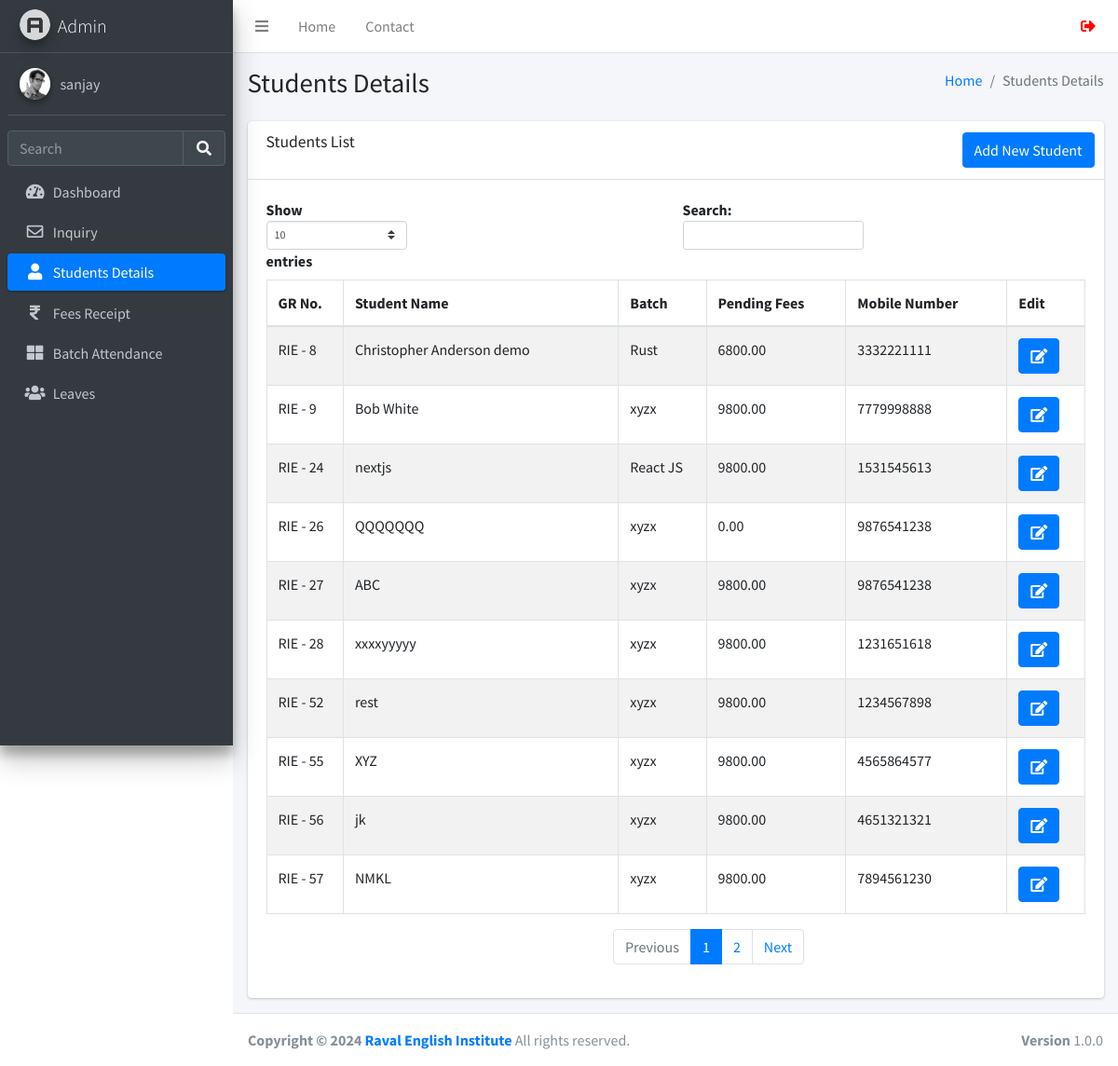
/studentsdetails.php (signed in), run on the app's committed database.
### tables this page shows
CREATE TABLE `users` (
  `id` int(11) NOT NULL,
  `username` varchar(255) NOT NULL,
  `fullname` varchar(255) NOT NULL,
  `email` varchar(255) NOT NULL,
  `mobile` varchar(255) NOT NULL,
  `password` varchar(255) NOT NULL,
  `created_at` datetime NOT NULL DEFAULT current_timestamp(),
  `status` int(10) NOT NULL
);

CREATE TABLE `studentinfo` (
  `id` int(11) NOT NULL,
  `name` varchar(255) DEFAULT NULL,
  `batch` int(11) DEFAULT NULL,
  `batch_name` varchar(255) DEFAULT NULL,
  `father_name` varchar(255) DEFAULT NULL,
  `mother_name` varchar(255) DEFAULT NULL,
  `dob` date DEFAULT NULL,
  `gender` varchar(50) DEFAULT NULL,
  `mobile_number` varchar(15) DEFAULT NULL,
  `fee_status` varchar(50) DEFAULT NULL,
  `profession` varchar(100) DEFAULT NULL,
  `address` varchar(255) DEFAULT NULL,
  `admission_time` date DEFAULT NULL,
  `created_at` datetime NOT NULL DEFAULT current_timestamp(),
  `pending_fees` decimal(10,2) DEFAULT 0.00
);

### function.php (called while the page is built, shortened)
<?php
require_once('db.php');
function selectFromTable($tableName, $columns, $whereConditions) {
    global $db;
    try {
        $sql = "SELECT " . implode(', ', $columns) . " FROM $tableName";
        $stmt = $db->prepare($sql);
        $stmt->execute();
        return $stmt->fetchAll(PDO::FETCH_ASSOC);
    } catch (PDOException $e) {
        return false;
    }
}
?>

### studentsdetails.php (the view, shortened to what this page needs)
<!DOCTYPE html>
<html lang="en">
<head>
</head>
<?php include ('./header.php');
require_once 'function.php';
?>
<div class="content-wrapper">
  <div class="content-header">
    <div class="container-fluid">
      <div class="row mb-2">
        <div class="col-sm-6">
          <h1 class="m-0">Students Details</h1>
        </div>
        <div class="col-sm-6">
          <ol class="breadcrumb float-sm-right">
            <li class="breadcrumb-item"><a href="./dashboard.php">Home</a></li>
            <li class="breadcrumb-item active">Students Details</li>
          </ol>
        </div>
      </div>
    </div>
  </div>
  <section class="content">
    <div class="container-fluid">
      <div class="row">
        <div class="col-12">
          <div class="card">
            <div class="card-header">
              <h3 class="card-title">Students List</h3>
              <div class="card-tools">
                <a href="./studentform.php" class="btn btn-primary">Add New Student</a>
              </div>
            </div>
            <div class="card-body">
              <div class="table-responsive">
                <table id="example1" class="table table-bordered table-striped">
                  <thead>
                    <tr>
                      <th>GR No.</th>
                      <th>Student Name</th>
                      <th>Batch</th>
                      <th>Pending Fees</th>
                      <th>Mobile Number</th>
                      <th>Edit</th>
                    </tr>
                  </thead>
                  <tbody>
                    <?php
                    $rows = selectFromTable('studentinfo', ['id', 'name', 'batch', 'batch_name', 'pending_fees', 'mobile_number'], []);
                    foreach ($rows as $row) {
                      echo "<tr>";
                      echo "<td> RIE - " . $row['id'] . "</td>";
                      echo "<td>" . $row['name'] . "</td>";
                      echo "<td>" . $row['batch_name'] . "</td>";
                      echo "<td>" . $row['pending_fees'] . "</td>";
                      echo "<td>" . $row['mobile_number'] . "</td>";
                      echo "<td><a href='javascript:void(0);' onclick='confirmEdit(" . $row['id'] . ")' class='btn btn-primary'><i class='fas fa-edit'></i></a></td>";
                      echo "</tr>";
                    }
                    ?>
                  </tbody>
                </table>
              </div>
            </div>
          </div>
        </div>
      </div>
    </div>
  </section>
</div>
<?php include ('./footer.php'); ?>

### header.php (shortened to what this page needs)
<?php
require_once 'db.php';
$query = $db->prepare("SELECT * FROM users WHERE id = :id");
$query->execute(['id' => $_SESSION['user_id']]);
$user = $query->fetch(PDO::FETCH_ASSOC);
?>
<!DOCTYPE html>
<html lang="en">
<head>
  <link rel="stylesheet" href="./plugins/fontawesome-free/css/all.min.css">
  <link rel="stylesheet" href="https://code.ionicframework.com/ionicons/2.0.1/css/ionicons.min.css">
  <link rel="stylesheet" href="./plugins/icheck-bootstrap/icheck-bootstrap.min.css">
  <link rel="stylesheet" href="./asset/css/adminlte.min.css">
</head>
<body class="hold-transition sidebar-mini layout-fixed">
<div class="wrapper">
  <nav class="main-header navbar navbar-expand navbar-white navbar-light sticky-top">
    <ul class="navbar-nav">
      <li class="nav-item">
        <a class="nav-link" data-widget="pushmenu" href="#" role="button"><i class="fas fa-bars"></i></a>
      </li>
      <li class="nav-item d-none d-sm-inline-block">
        <a href="./dashboard.php" class="nav-link">Home</a>
      </li>
      <li class="nav-item d-none d-sm-inline-block">
        <a href="#" class="nav-link">Contact</a>
      </li>
    </ul>
    <ul class="navbar-nav ml-auto">
      <li class="nav-item">
        <form method="POST">
        <button class="nav-link" type="submit" name="logout" style="
        text-decoration: none;
        border: none;
        background-color: transparent;">
        <i class="fas fa-sign-out-alt" style="color: red;"></i>
        </button>
      </li>
    </ul>
  </nav>
  <aside class="main-sidebar sidebar-dark-primary elevation-4">
    <a href="./dashboard.php" class="brand-link">
      <img src="./asset/img/AdminLTELogo.png" alt="AdminLTE Logo" class="brand-image img-circle elevation-3" style="opacity: .8">
      <span class="brand-text font-weight-light">Admin</span>
    </a>
    <div class="sidebar">
      <div class="user-panel mt-3 pb-3 mb-3 d-flex">
        <div class="image">
          <img src="./asset/img/user2-160x160.jpg" class="img-circle elevation-2" alt="User Image">
        </div>
        <div class="info">
          <a href="./profile.php" class="d-block"><?php echo $user['username']; ?></a>
        </div>
      </div>
      <div class="form-inline">
        <div class="input-group" data-widget="sidebar-search">
          <input class="form-control form-control-sidebar" type="search" placeholder="Search" aria-label="Search">
          <div class="input-group-append">
            <button class="btn btn-sidebar">
              <i class="fas fa-search fa-fw"></i>
            </button>
          </div>
        </div>
      </div>
      <nav class="mt-2">
        <ul class="nav nav-pills nav-sidebar flex-column" data-widget="treeview" role="menu" data-accordion="false">
          <li class="nav-item">
            <a href="./dashboard.php" class="nav-link
            <?php if (strpos($_SERVER['REQUEST_URI'], 'dashboard.php') !== false) {echo "active";}?>">
              <i class="nav-icon fas fa-tachometer-alt"></i>
              <p>
                Dashboard
              </p>
            </a>
          </li>
          <li class="nav-item">
            <a href="./inquiry.php" class="nav-link
            <?php if (strpos($_SERVER['REQUEST_URI'], 'inquiry.php') !== false) {echo "active";}?>">
              <i class="nav-icon far fa-envelope"></i>
              <p>
              Inquiry
              </p>
            </a>
          <li class="nav-item">
            <a href="./studentsdetails.php" class="nav-link
            <?php if (strpos($_SERVER['REQUEST_URI'], 'studentsdetails.php') !== false) {echo "active";}?>">
              <i class="nav-icon fas fa-user"></i>
              <p>
                Students Details
              </p>
            </a>
          </li>
          <li class="nav-item">
            <a href="./fees.php" class="nav-link
            <?php if (strpos($_SERVER['REQUEST_URI'], 'fees.php') !== false) {echo "active";}?>">
            <i class="nav-icon fas fa-rupee-sign"></i>
              <p>
                Fees Receipt
              </p>
            </a>
          </li>
          <li class="nav-item">
            <a href="./batch.php" class="nav-link
            <?php if (strpos($_SERVER['REQUEST_URI'], 'batch.php') !== false) {echo "active";}?>">
            <i class="nav-icon fas fa-th-large"></i>
              <p>
                Batch Attendance
              </p>
            </a>
          </li>
          <li class="nav-item">
            <a href="./leaves.php" class="nav-link
            <?php if (strpos($_SERVER['REQUEST_URI'], 'leaves.php') !== false) {echo "active";}?>">
              <i class="nav-icon fas fa-users"></i>
              <p>
                Leaves
              </p>
            </a>
          </li>
        </ul>
      </nav>
    </div>
  </aside>

### footer.php (shortened to what this page needs)
</div>
<footer class="main-footer">
    <strong>Copyright &copy; 2024 <a href="https://ravalenglishinstitute.com/" target="_blank">Raval English Institute</a></strong>
    All rights reserved.
    <div class="float-right d-none d-sm-inline-block">
      <b>Version</b> 1.0.0
    </div>
  </footer>
</body>
</html>

### data on the page
users: username "sanjay"
studentinfo: id "8", name "Christopher Anderson demo", batch_name "Rust", pending_fees "6800.00", mobile_number "3332221111"
studentinfo: id "9", name "Bob White", batch_name "xyzx", pending_fees "9800.00", mobile_number "7779998888"
studentinfo: id "24", name "nextjs", batch_name "React JS", pending_fees "9800.00", mobile_number "1531545613"
studentinfo: id "26", name "QQQQQQQ", batch_name "xyzx", pending_fees "0.00", mobile_number "9876541238"
studentinfo: id "27", name "ABC", batch_name "xyzx", pending_fees "9800.00", mobile_number "9876541238"
studentinfo: id "28", name "xxxxyyyyy", batch_name "xyzx", pending_fees "9800.00", mobile_number "1231651618"
studentinfo: id "52", name "rest", batch_name "xyzx", pending_fees "9800.00", mobile_number "1234567898"
studentinfo: id "55", name "XYZ", batch_name "xyzx", pending_fees "9800.00", mobile_number "4565864577"
studentinfo: id "56", name "jk", batch_name "xyzx", pending_fees "9800.00", mobile_number "4651321321"
studentinfo: id "57", name "NMKL", batch_name "xyzx", pending_fees "9800.00", mobile_number "7894561230"
